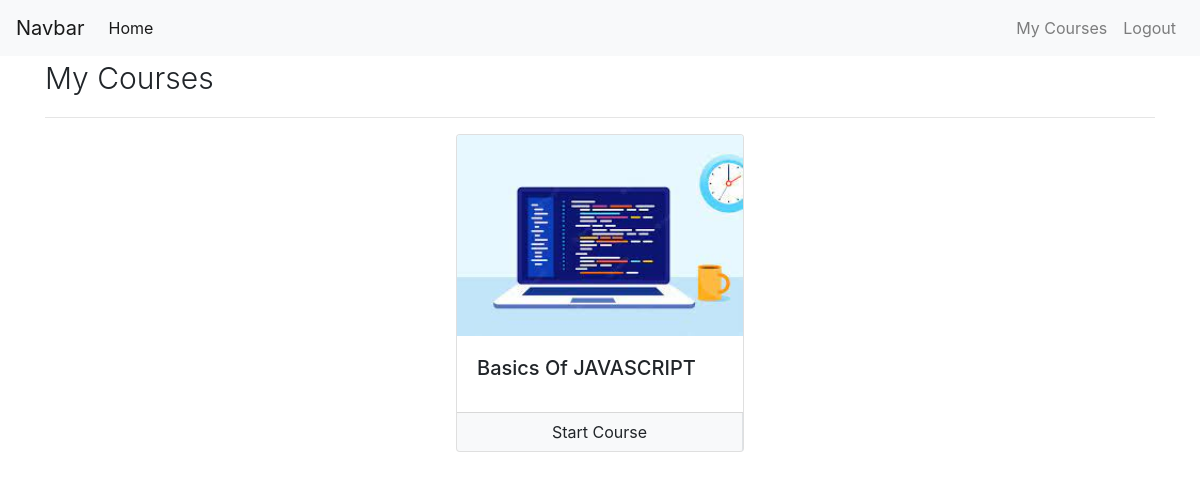
/my-courses (signed in), run on an earlier commit of the app's database.
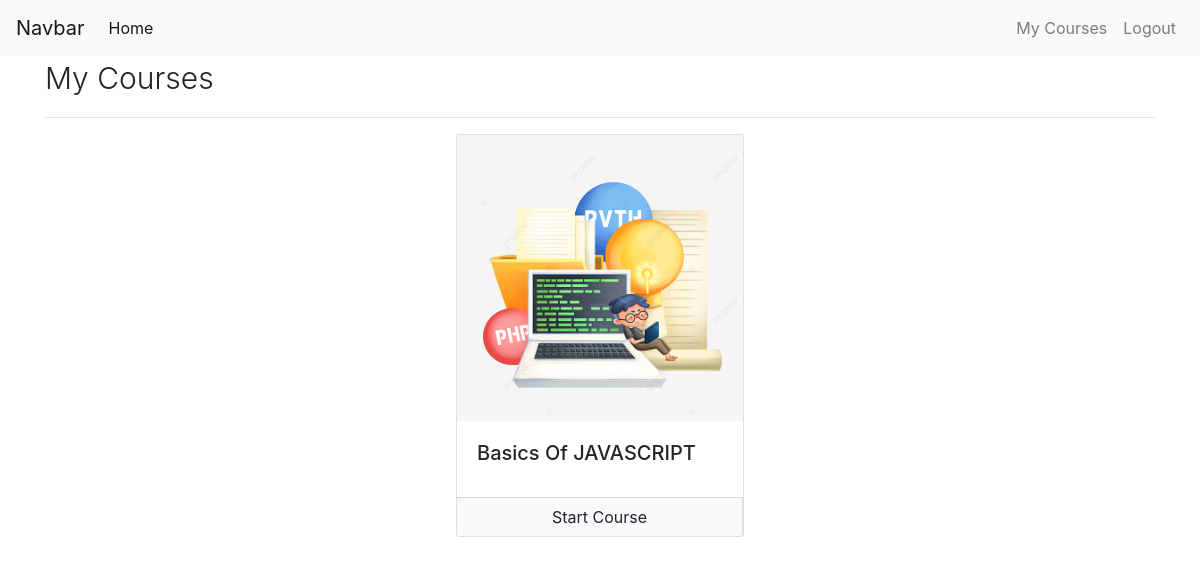
And on a later commit of the database.
### courses/models/user_course.py (models this page shows, shortened)
class UserCourse(models.Model):
  user = models.ForeignKey(User , null = False , on_delete=models.CASCADE)
  course = models.ForeignKey(Course , null = False , on_delete=models.CASCADE)
  date = models.DateTimeField(auto_now_add=True)

### courses/models/course.py (models this page shows, shortened)
class Course(models.Model) :
    name = models.CharField(max_length = 50 , null = False)
    slug = models.CharField(max_length = 50 , null = False , unique = True)
    description = models.CharField(max_length = 200 , null = True)
    price = models.IntegerField(null=False , default=0)
    discount = models.IntegerField(null=False , default = 0)
    active = models.BooleanField(default = False)
    thumbnail = models.ImageField(upload_to = "files/thumbnail")
    date = models.DateTimeField(auto_now_add= True)
    resource = models.FileField(upload_to = "files/resource")
    length = models.IntegerField(null=False)

### courses/views/courses.py (the view)
# urls.py: path('my-courses', MyCoursesList.as_view() , name = 'my-courses'),
@method_decorator(login_required(login_url='login') , name='dispatch')
class MyCoursesList(ListView):
    template_name = 'courses/my_courses.html'
    context_object_name = 'user_courses'
    def get_queryset(self):
        return UserCourse.objects.filter(user = self.request.user)

### courses/templates/courses/my_courses.html (shortened to what this page needs)
{% extends 'courses/base.html' %}
{% load course_custom_tags %}
{%block content%}
<div class="container">
   <p class="display-6">My Courses </p>
   <hr>
   <div class="row">
      {% for uc in user_courses %}
      <div class="col mx-auto">
          <div class="card mx-auto" style="width: 18rem;">
              <img class="card-img-top" src="{{uc.course.thumbnail.url}}" alt="Card image cap">
              <div class="card-body">
                  <h5 class="card-title">{{uc.course.name}}</h5>
              </div>
              <div class="card-footer p-0">
                  <div class="row no-gutters">
                      <div class="col border-right">
                          <a href="/course/{{uc.course.slug}}" class="btn btn-light btn-block">Start Course</a>
                      </div>
                  </div>
              </div>
          </div>
      </div>
      {% endfor %}
  </div>
</div>
{%endblock%}

What changed in the data, as far as the page shows it:
changed through a linked row, UserCourse "Basics Of JAVASCRIPT": course.thumbnail: a different picture
